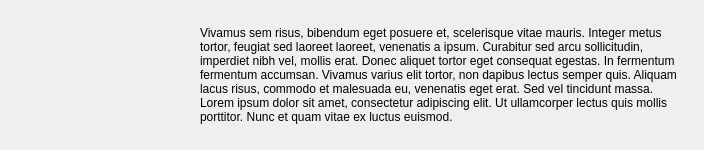
<?xml version="1.0" encoding="UTF-8"?>
<ui version="4.0">
 <class>qtLegal</class>
 <widget class="QWidget" name="qtLegal">
  <property name="geometry">
   <rect>
    <x>0</x>
    <y>0</y>
    <width>704</width>
    <height>150</height>
   </rect>
  </property>
  <property name="windowTitle">
   <string>Form</string>
  </property>
  <widget class="QLabel" name="legalLabel">
   <property name="geometry">
    <rect>
     <x>200</x>
     <y>20</y>
     <width>484</width>
     <height>110</height>
    </rect>
   </property>
   <property name="text">
    <string>&lt;html&gt;&lt;head/&gt;&lt;body&gt;&lt;p&gt;&lt;span style=&quot; font-size:9pt;&quot;&gt;Vivamus sem risus, bibendum eget posuere et, scelerisque vitae mauris. Integer metus tortor, feugiat sed laoreet laoreet, venenatis a ipsum. Curabitur sed arcu sollicitudin, imperdiet nibh vel, mollis erat. Donec aliquet tortor eget consequat egestas. In fermentum fermentum accumsan. Vivamus varius elit tortor, non dapibus lectus semper quis. Aliquam lacus risus, commodo et malesuada eu, venenatis eget erat. Sed vel tincidunt massa. Lorem ipsum dolor sit amet, consectetur adipiscing elit. Ut ullamcorper lectus quis mollis porttitor. Nunc et quam vitae ex luctus euismod. &lt;/span&gt;&lt;/p&gt;&lt;/body&gt;&lt;/html&gt;</string>
   </property>
   <property name="wordWrap">
    <bool>true</bool>
   </property>
  </widget>
  <widget class="QLabel" name="qtLogo">
   <property name="geometry">
    <rect>
     <x>20</x>
     <y>10</y>
     <width>150</width>
     <height>120</height>
    </rect>
   </property>
   <property name="text">
    <string/>
   </property>
  </widget>
 </widget>
 <resources/>
 <connections/>
</ui>
